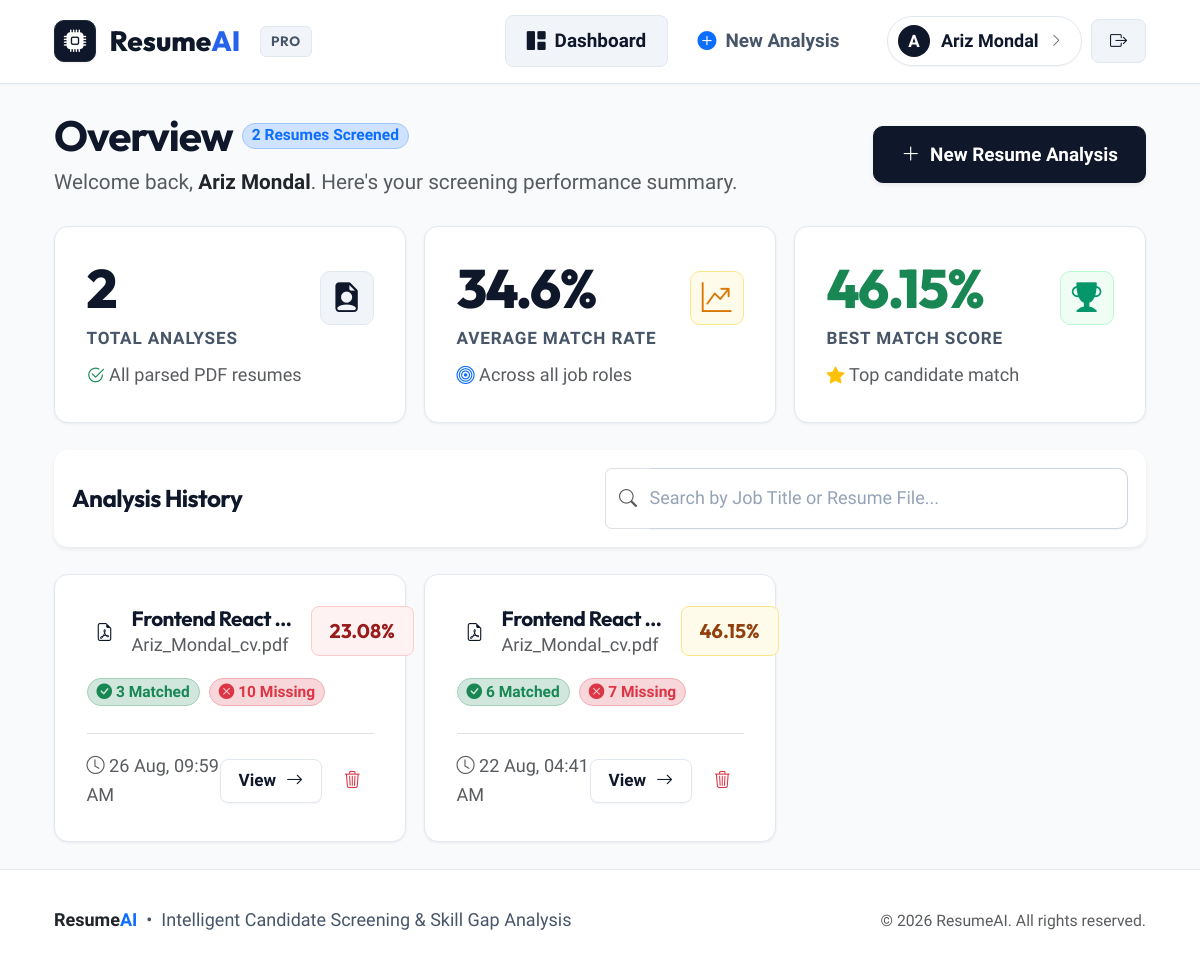
The page /dashboard (signed in) on the database its author committed.
### models.py (models this page shows)
class User(UserMixin, db.Model):
    __tablename__ = "user"
    id = db.Column(db.Integer, primary_key=True)
    username = db.Column(db.String(150), nullable=True)
    email = db.Column(db.String(150), unique=True, nullable=False)
    password = db.Column(db.String(300), nullable=False)  # Hashed password string
    analyses = db.relationship("Analysis", backref="user", lazy=True)

class Analysis(db.Model):
    __tablename__ = "analysis"
    id = db.Column(db.Integer, primary_key=True)
    user_id = db.Column(db.Integer, db.ForeignKey("user.id"), nullable=False)
    resume_filename = db.Column(db.String(300))
    job_title = db.Column(db.String(200))
    matched_skills = db.Column(db.Text)   # Comma-separated string: "python,sql,flask"
    missing_skills = db.Column(db.Text)   # Comma-separated string: "docker,aws"
    match_percentage = db.Column(db.Float)
    created_at = db.Column(db.DateTime, default=datetime.utcnow)

### app.py (the view)
@app.route("/dashboard")
@login_required
def dashboard():
    analyses = Analysis.query.filter_by(user_id=current_user.id)\
        .order_by(Analysis.created_at.desc()).all()
    return render_template("dashboard.html", analyses=analyses)

### app.py (called while the page is built)
@login_manager.user_loader
def load_user(user_id):
    try:
        return db.session.get(User, int(user_id))
    except Exception:
        return None

### templates/dashboard.html (shortened to what this page needs)
{% extends "base.html" %}
{% block content %}
<div class="d-flex flex-column flex-md-row justify-content-between align-items-md-center gap-3 mb-4">
    <div>
        <div class="d-flex align-items-center gap-2 mb-1">
            <h2 class="fw-bold mb-0">Overview</h2>
            <span class="badge bg-primary-subtle text-primary border border-primary-subtle px-2 py-1 small rounded-pill">
                {{ analyses|length }} Resumes Screened
            </span>
        </div>
        <p class="text-muted mb-0">Welcome back, <strong class="text-dark">{{ current_user.username or current_user.email }}</strong>. Here's your screening performance summary.</p>
    </div>
    <a href="{{ url_for('upload_resume') }}" class="btn btn-primary shadow-sm">
        <i class="bi bi-plus-lg"></i>
        <span>New Resume Analysis</span>
    </a>
</div>
{% if analyses %}
    {% set total_count = analyses|length %}
    {% set ns = namespace(total_score=0, best_score=0) %}
    {% for a in analyses %}
        {% set ns.total_score = ns.total_score + (a.match_percentage or 0) %}
        {% if (a.match_percentage or 0) > ns.best_score %}
            {% set ns.best_score = a.match_percentage %}
        {% endif %}
    {% endfor %}
    {% set avg_score = (ns.total_score / total_count)|round(1) if total_count > 0 else 0 %}
    <div class="row g-3 mb-4">
        <div class="col-12 col-md-4">
            <div class="stat-card">
                <div class="d-flex align-items-center justify-content-between">
                    <div>
                        <div class="stat-value">{{ total_count }}</div>
                        <div class="stat-label">Total Analyses</div>
                    </div>
                    <div class="stat-icon primary">
                        <i class="bi bi-file-earmark-person-fill"></i>
                    </div>
                </div>
                <div class="mt-2 text-muted small d-flex align-items-center gap-1">
                    <i class="bi bi-check2-circle text-success"></i> All parsed PDF resumes
                </div>
            </div>
        </div>
        <div class="col-12 col-md-4">
            <div class="stat-card">
                <div class="d-flex align-items-center justify-content-between">
                    <div>
                        <div class="stat-value">{{ avg_score }}%</div>
                        <div class="stat-label">Average Match Rate</div>
                    </div>
                    <div class="stat-icon warning">
                        <i class="bi bi-graph-up-arrow"></i>
                    </div>
                </div>
                <div class="mt-2 text-muted small d-flex align-items-center gap-1">
                    <i class="bi bi-bullseye text-primary"></i> Across all job roles
                </div>
            </div>
        </div>
        <div class="col-12 col-md-4">
            <div class="stat-card">
                <div class="d-flex align-items-center justify-content-between">
                    <div>
                        <div class="stat-value text-success">{{ ns.best_score }}%</div>
                        <div class="stat-label">Best Match Score</div>
                    </div>
                    <div class="stat-icon success">
                        <i class="bi bi-trophy-fill"></i>
                    </div>
                </div>
                <div class="mt-2 text-muted small d-flex align-items-center gap-1">
                    <i class="bi bi-star-fill text-warning"></i> Top candidate match
                </div>
            </div>
        </div>
    </div>
    <div class="card p-3 mb-4 border-0 shadow-sm">
        <div class="row g-2 align-items-center">
            <div class="col-md-6">
                <h5 class="fw-bold mb-0">Analysis History</h5>
            </div>
            <div class="col-md-6">
                <div class="input-group">
                    <span class="input-group-text bg-white border-end-0 text-muted">
                        <i class="bi bi-search"></i>
                    </span>
                    <input type="text" id="analysisSearchInput" class="form-control border-start-0 ps-0" placeholder="Search by Job Title or Resume File...">
                </div>
            </div>
        </div>
    </div>
    <div class="row g-3" id="analysisCardsContainer">
        {% for a in analyses %}
            {% set matched_count = (a.matched_skills.split(',')|length) if a.matched_skills else 0 %}
            {% set missing_count = (a.missing_skills.split(',')|length) if a.missing_skills else 0 %}
            <div class="col-12 col-md-6 col-lg-4 analysis-item" data-search="{{ a.job_title|lower }} {{ a.resume_filename|lower }}">
                <div class="analysis-card">
                    <div>
                        <div class="d-flex align-items-start justify-content-between gap-2 mb-3">
                            <div class="d-flex align-items-center gap-2">
                                <div class="user-avatar" style="background: var(--primary-light); color: var(--primary); width: 36px; height: 36px; font-size: 1rem;">
                                    <i class="bi bi-file-earmark-pdf"></i>
                                </div>
                                <div>
                                    <h6 class="fw-bold mb-0 text-truncate" style="max-width: 170px;" title="{{ a.job_title }}">{{ a.job_title }}</h6>
                                    <span class="text-muted small font-mono text-truncate d-block" style="max-width: 170px;" title="{{ a.resume_filename }}">
                                        {{ a.resume_filename }}
                                    </span>
                                </div>
                            </div>
                            <span class="match-badge {% if a.match_percentage >= 70 %}high{% elif a.match_percentage >= 40 %}mid{% else %}low{% endif %}">
                                {{ a.match_percentage }}%
                            </span>
                        </div>
                        <div class="d-flex align-items-center gap-2 my-3">
                            <span class="badge bg-success-subtle text-success border border-success-subtle rounded-pill px-2 py-1 small">
                                <i class="bi bi-check-circle-fill"></i> {{ matched_count }} Matched
                            </span>
                            <span class="badge bg-danger-subtle text-danger border border-danger-subtle rounded-pill px-2 py-1 small">
                                <i class="bi bi-x-circle-fill"></i> {{ missing_count }} Missing
                            </span>
                        </div>
                    </div>
                    <div class="pt-3 mt-2 border-top d-flex align-items-center justify-content-between">
                        <div class="text-muted small">
                            <i class="bi bi-clock"></i> {{ a.created_at.strftime('%d %b, %I:%M %p') }}
                        </div>
                        <div class="d-flex align-items-center gap-2">
                            <a href="{{ url_for('result', analysis_id=a.id) }}" class="btn btn-sm btn-outline-primary">
                                <span>View</span>
                                <i class="bi bi-arrow-right"></i>
                            </a>
                            <form method="POST" action="{{ url_for('delete_analysis', analysis_id=a.id) }}" onsubmit="return confirm('Are you sure you want to delete this analysis report?');" class="d-inline m-0">
                                <button type="submit" class="btn btn-sm btn-outline-danger" title="Delete this analysis" style="padding: 0.4rem 0.65rem;">
                                    <i class="bi bi-trash3"></i>
                                </button>
                            </form>
                        </div>
                    </div>
                </div>
            </div>
        {% endfor %}
    </div>
{% endif %}
{% endblock %}

### templates/base.html (shortened to what this page needs)
<!DOCTYPE html>
<html lang="en">
<head>
    <link rel="stylesheet" href="https://cdn.jsdelivr.net/npm/bootstrap-icons@1.11.3/font/bootstrap-icons.min.css">
    <link rel="stylesheet" href="https://cdn.jsdelivr.net/npm/bootstrap@5.3.3/dist/css/bootstrap.min.css">
    <link rel="stylesheet" href="{{ url_for('static', filename='style.css') }}">
</head>
<body>
<nav class="navbar navbar-expand-lg app-navbar">
    <div class="container-fluid px-3 px-md-5">
        <a class="brand-logo" href="{{ url_for('home') }}">
            <div class="brand-icon-box">
                <i class="bi bi-cpu-fill"></i>
            </div>
            <span>Resume<span class="highlight">AI</span></span>
            <span class="brand-badge d-none d-sm-inline">PRO</span>
        </a>
        <div class="collapse navbar-collapse" id="navbarContent">
            <ul class="navbar-nav ms-auto align-items-lg-center gap-2 my-2 my-lg-0">
                {% if current_user.is_authenticated %}
                    <li class="nav-item">
                        <a href="{{ url_for('dashboard') }}" class="nav-link-custom {% if request.endpoint == 'dashboard' %}active{% endif %}">
                            <i class="bi bi-grid-1x2-fill"></i> Dashboard
                        </a>
                    </li>
                    <li class="nav-item">
                        <a href="{{ url_for('upload_resume') }}" class="nav-link-custom {% if request.endpoint == 'upload_resume' %}active{% endif %}">
                            <i class="bi bi-plus-circle-fill text-primary"></i> New Analysis
                        </a>
                    </li>
                    <li class="nav-item ms-lg-3 mt-2 mt-lg-0 d-flex align-items-center gap-2">
                        <a href="{{ url_for('profile') }}" class="user-pill text-decoration-none {% if request.endpoint == 'profile' %}border-primary shadow-sm{% endif %}" title="View My Profile">
                            <div class="user-avatar">
                                {{ (current_user.username or current_user.email or 'U')[0]|upper }}
                            </div>
                            <span>{{ current_user.username or current_user.email }}</span>
                            <i class="bi bi-chevron-right small text-muted" style="font-size: 0.75rem;"></i>
                        </a>
                        <a href="{{ url_for('logout') }}" class="btn btn-sm btn-secondary-subtle" title="Sign out">
                            <i class="bi bi-box-arrow-right"></i>
                        </a>
                    </li>
                {% endif %}
            </ul>
        </div>
    </div>
</nav>
<main class="container-fluid px-3 px-md-5 my-4 flex-grow-1 fade-in">
    {% block content %}{% endblock %}
</main>
<footer class="app-footer">
    <div class="container-fluid px-3 px-md-5 d-flex flex-column flex-md-row align-items-center justify-content-between gap-3 text-center text-md-start">
        <div class="d-flex align-items-center gap-2">
            <span class="fw-bold text-dark font-heading">Resume<span class="text-primary">AI</span></span>
            <span>&bull;</span>
            <span>Intelligent Candidate Screening &amp; Skill Gap Analysis</span>
        </div>
        <div class="text-muted small">
            &copy; {{ now.year if now else '2026' }} ResumeAI. All rights reserved.
        </div>
    </div>
</footer>
</body>
</html>

### rows shown on the page
User: username "A", username "Ariz Mondal"
Analysis: best_score "46.15", job_title "Frontend React…", resume_filename "Ariz_Mondal_cv.pdf", match_percentage "46.15", matched_count "6", missing_count "7", created_at "22 Aug, 04:41 AM"
Analysis: job_title "Frontend React…", resume_filename "Ariz_Mondal_cv.pdf", match_percentage "23.08", matched_count "3", missing_count "10", created_at "26 Aug, 09:59 AM"

### other values the page prints
{{ analyses|length }} "2"
{{ total_count }} "2"
{{ avg_score }} "34.6"
{{ now.year if now else '2026' }} "2026"
